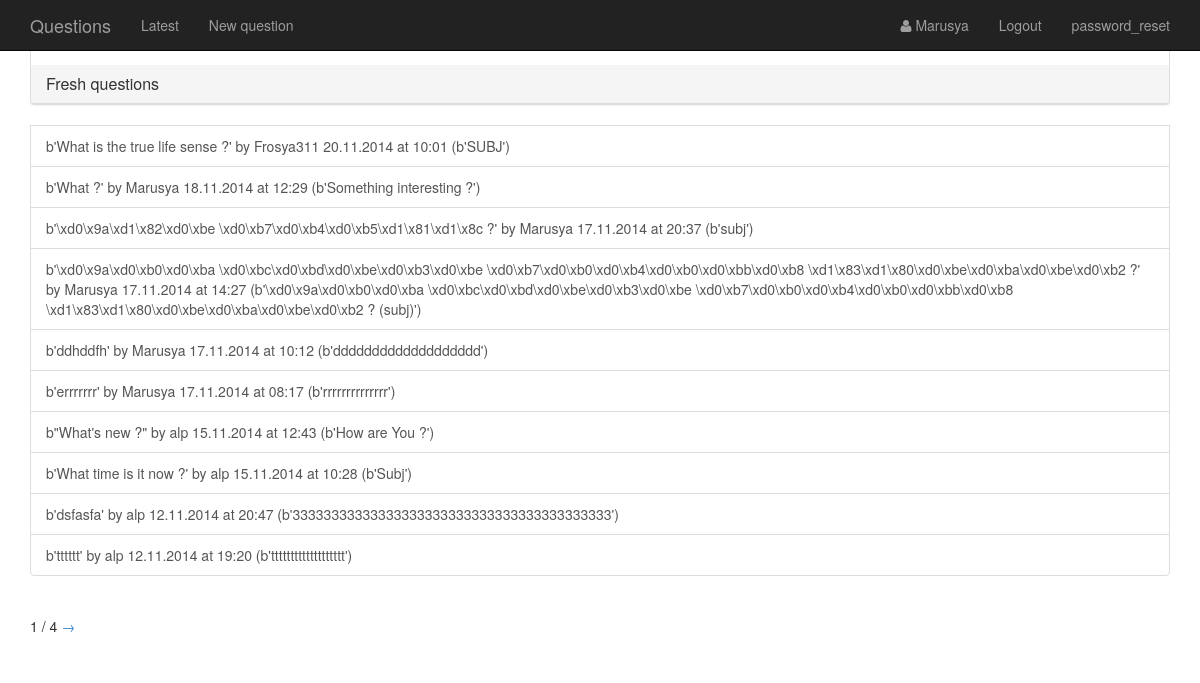
The page /questions/page1/ (signed in) on the database its author committed.
### questions/models.py (models this page shows, shortened)
class Question(models.Model):
    author = models.ForeignKey(User)
    question_title = models.CharField(max_length=200)
    question_text = models.CharField(max_length=1500)
    pub_date = models.DateTimeField('date published', auto_now_add=True)
    def get_descr(self):
       return ('{} by {} {} ({}{})').format((self.question_title).encode('utf-8'), self.author.username,
                                               self.pub_date.strftime('%d.%m.%Y at %H:%M'), (self.question_text[:100]).encode('utf-8'),
                               '...' if len((self.question_text).encode('utf-8')) > 100 else '')
    def was_published_recently(self):
        return self.pub_date >= (timezone.now() - timezone.timedelta(days=1)) and self.pub_date <= timezone.now()
    was_published_recently.admin_order_field = 'pub_date'
    was_published_recently.boolean = True
    was_published_recently.short_description = 'Published recently?'

### questions/views.py (the view)
# urls.py: url(r'^page(?P<page>\d+)/$', q_views.QuestionsView.as_view(),name='question_list' ),
class QuestionsView(LoginRequiredMixin, generic.ListView):
    model = Question
    template_name = 'questions/questions.html'
    context_object_name = 'latest_question_list'
    paginate_by = 10
    def get_queryset(self):
         return Question.objects.order_by('-pub_date')

### questions/mixins.py (called while the page is built)
    @method_decorator(login_required)
    def dispatch(self, *args, **kwargs):
        return super(LoginRequiredMixin, self).dispatch(*args, **kwargs)

### questions/templates/questions/questions.html (shortened to what this page needs)
{% extends "base.html" %}
{% block content %}
<div class="list-group">
<div class="panel panel-default clearfix" style="padding-top: 24px; ">
  <div class="panel-heading">
    <h3 class="panel-title">Fresh questions</h3>
  </div>
</div>
{% for question in latest_question_list %}
     <a href="{% url 'questions:question' question.pk 1 %}" class="list-group-item"> {{ question.get_descr }}</a>
 {% empty %}
    <p>No questions</p>
{% endfor %}
</div>
    {% if is_paginated %}
        <div class="pagination">
            <span class="page-links">
            {% if paginator.num_pages > 1 %}
                <span class="current_page">{{ page_obj.number }} / {{ paginator.num_pages }}</span>
                {% if page_obj.has_next %}
                    <a href="{% url "questions:question_list" page_obj.next_page_number %}" >&rarr;</a>
                {% endif %}
            {% endif %}
            </span>
        </div>
    {% endif %}
{% endblock %}

### templates/base.html (shortened to what this page needs)
<!DOCTYPE html>
<html lang="en">
  <head>
    {% load static %}
    <link href="{% static "css/bootstrap.min.css" %}" rel="stylesheet" type="text/css" />
    <link href="{% static "css/font-awesome.min.css" %}" rel="stylesheet" type="text/css" />
  </head>
  <body>
    <nav class="navbar navbar-inverse navbar-fixed-top" role="navigation">
      <div class="container">
        <div class="navbar-header">
          <a class="navbar-brand" href="/questions/">Questions</a>
        </div>
        <div id="navbar" class="collapse navbar-collapse">
          <ul class="nav navbar-nav">
            <li><a href="{% url 'questions:question_list' 1 %}">Latest</a></li>
            <li><a href="{% url 'questions:new_question' %}">New question</a></li>
          </ul>
          <ul class="nav navbar-nav navbar-right">
            {% if user.is_authenticated %}
                <li><a href="#"><i class="fa fa-user" alt="Signing from Facebook"></i> {{ user }}</a></li>
                <li><a href="{% url 'auth_logout' %}">Logout</a></li>
                <li><a href="{% url 'password_reset' %}">password_reset</a></li>
            {% else %}
                <li><a href="{% url 'auth_login' %}">Login</a></li>
                <li><a href="{% url 'registration_register' %}">Register</a></li>
            {% endif %}
          </ul>
        </div>
      </div>
    </nav>
    <div class="container" >
                {% block content %}{% endblock %}
    </div>
  </body>
</html>

### templates/base.html (style rules this page uses)
body { padding-top:40px;padding-bottom:40px;background-color:#f5f5f5; }

### rows shown on the page
Question: get_descr "b'What is the true life sense ?' by Frosya311 20.11.2014 at 10:01 (b'SUBJ')"
Question: get_descr "b'What ?' by Marusya 18.11.2014 at 12:29 (b'Something interesting ?')"
Question: get_descr "b'\\xd0\\x9a\\xd1\\x82\\xd0\\xbe \\xd0\\xb7\\xd0\\xb4\\xd0\\xb5\\xd1\\x81\\xd1\\x8c ?' by Marusya 17.11.2014 at 20:37 (b'subj')"
Question: get_descr "b'\\xd0\\x9a\\xd0\\xb0\\xd0\\xba \\xd0\\xbc\\xd0\\xbd\\xd0\\xbe\\xd0\\xb3\\xd0\\xbe \\xd0\\xb7\\xd0\\xb0\\xd0\\xb4\\xd0\\xb0\\xd0\\xbb\\xd0\\xb8 \\xd1\\x83\\xd1\\x80\\xd0\\xbe\\xd0\\xba\\xd0\\xbe\\xd0\\xb2 ?' by Marusya 17.11.2014 at 14:27 (b'\\xd0\\x9a\\xd0\\xb0\\xd0\\xba \\xd0\\xbc\\xd0\\xbd\\xd0\\xbe\\xd0\\xb3\\xd0\\xbe \\xd0\\xb7\\xd0\\xb0\\xd0\\xb4\\xd0\\xb0\\xd0\\xbb\\xd0\\xb8 \\xd1\\x83\\xd1\\x80\\xd0\\xbe\\xd0\\xba\\xd0\\xbe\\xd0\\xb2 ? (subj)')"
Question: get_descr "b'ddhddfh' by Marusya 17.11.2014 at 10:12 (b'ddddddddddddddddddd')"
Question: get_descr "b'errrrrrr' by Marusya 17.11.2014 at 08:17 (b'rrrrrrrrrrrrrr')"
Question: get_descr "b\"What's new ?\" by alp 15.11.2014 at 12:43 (b'How are You ?')"
Question: get_descr "b'What time is it now ?' by alp 15.11.2014 at 10:28 (b'Subj')"
Question: get_descr "b'dsfasfa' by alp 12.11.2014 at 20:47 (b'33333333333333333333333333333333333333333')"
Question: get_descr "b'tttttt' by alp 12.11.2014 at 19:20 (b'ttttttttttttttttttt')"

### other values the page prints
{{ user }} "Marusya"
{{ page_obj.number }} "1"
{{ paginator.num_pages }} "4"
